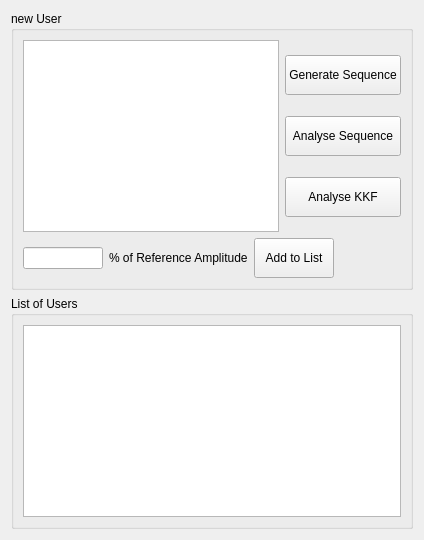
         <widget class="QWidget" name="mu">
          <attribute name="title">
           <string>MU</string>
          </attribute>
          <layout class="QGridLayout" name="gridLayout_21">
           <item row="1" column="0">
            <widget class="QGroupBox" name="groupBox_16">
             <property name="title">
              <string>List of Users</string>
             </property>
             <layout class="QGridLayout" name="gridLayout_20">
              <item row="1" column="0">
               <widget class="QListWidget" name="listWidget_channel_mu_users">
                <property name="sizePolicy">
                 <sizepolicy hsizetype="Expanding" vsizetype="Minimum">
                  <horstretch>0</horstretch>
                  <verstretch>0</verstretch>
                 </sizepolicy>
                </property>
                <property name="minimumSize">
                 <size>
                  <width>0</width>
                  <height>130</height>
                 </size>
                </property>
               </widget>
              </item>
             </layout>
            </widget>
           </item>
           <item row="0" column="0">
            <widget class="QGroupBox" name="groupBox_15">
             <property name="title">
              <string>new User</string>
             </property>
             <layout class="QGridLayout" name="gridLayout_19">
              <item row="0" column="1">
               <layout class="QVBoxLayout" name="verticalLayout_3">
                <item>
                 <widget class="QPushButton" name="pushButton_channel_mu_generate_sequence">
                  <property name="minimumSize">
                   <size>
                    <width>0</width>
                    <height>40</height>
                   </size>
                  </property>
                  <property name="text">
                   <string>Generate Sequence</string>
                  </property>
                 </widget>
                </item>
                <item>
                 <widget class="QPushButton" name="pushButton_channel_mu_analyse_sequence">
                  <property name="minimumSize">
                   <size>
                    <width>0</width>
                    <height>40</height>
                   </size>
                  </property>
                  <property name="text">
                   <string>Analyse Sequence</string>
                  </property>
                 </widget>
                </item>
                <item>
                 <widget class="QPushButton" name="pushButton_channel_mu_analyse_kkf">
                  <property name="minimumSize">
                   <size>
                    <width>0</width>
                    <height>40</height>
                   </size>
                  </property>
                  <property name="text">
                   <string>Analyse KKF</string>
                  </property>
                 </widget>
                </item>
               </layout>
              </item>
              <item row="1" column="0" colspan="2">
               <layout class="QHBoxLayout" name="horizontalLayout">
                <item>
                 <widget class="QLineEdit" name="lineEdit_channel_mu_procent">
                  <property name="minimumSize">
                   <size>
                    <width>60</width>
                    <height>0</height>
                   </size>
                  </property>
                  <property name="maximumSize">
                   <size>
                    <width>80</width>
                    <height>16777215</height>
                   </size>
                  </property>
                 </widget>
                </item>
                <item>
                 <widget class="QLabel" name="label_27">
                  <property name="text">
                   <string>% of Reference Amplitude</string>
                  </property>
                 </widget>
                </item>
                <item>
                 <widget class="QPushButton" name="pushButton_channel_mu_addtolist">
                  <property name="minimumSize">
                   <size>
                    <width>0</width>
                    <height>40</height>
                   </size>
                  </property>
                  <property name="text">
                   <string>Add to List</string>
                  </property>
                 </widget>
                </item>
                <item>
                 <spacer name="horizontalSpacer_10">
                  <property name="orientation">
                   <enum>Qt::Horizontal</enum>
                  </property>
                  <property name="sizeHint" stdset="0">
                   <size>
                    <width>40</width>
                    <height>20</height>
                   </size>
                  </property>
                 </spacer>
                </item>
               </layout>
              </item>
              <item row="0" column="0">
               <widget class="QListWidget" name="listWidget_channel_mu_newusers">
                <property name="sizePolicy">
                 <sizepolicy hsizetype="Expanding" vsizetype="Expanding">
                  <horstretch>0</horstretch>
                  <verstretch>0</verstretch>
                 </sizepolicy>
                </property>
               </widget>
              </item>
             </layout>
            </widget>
           </item>
          </layout>
         </widget>
